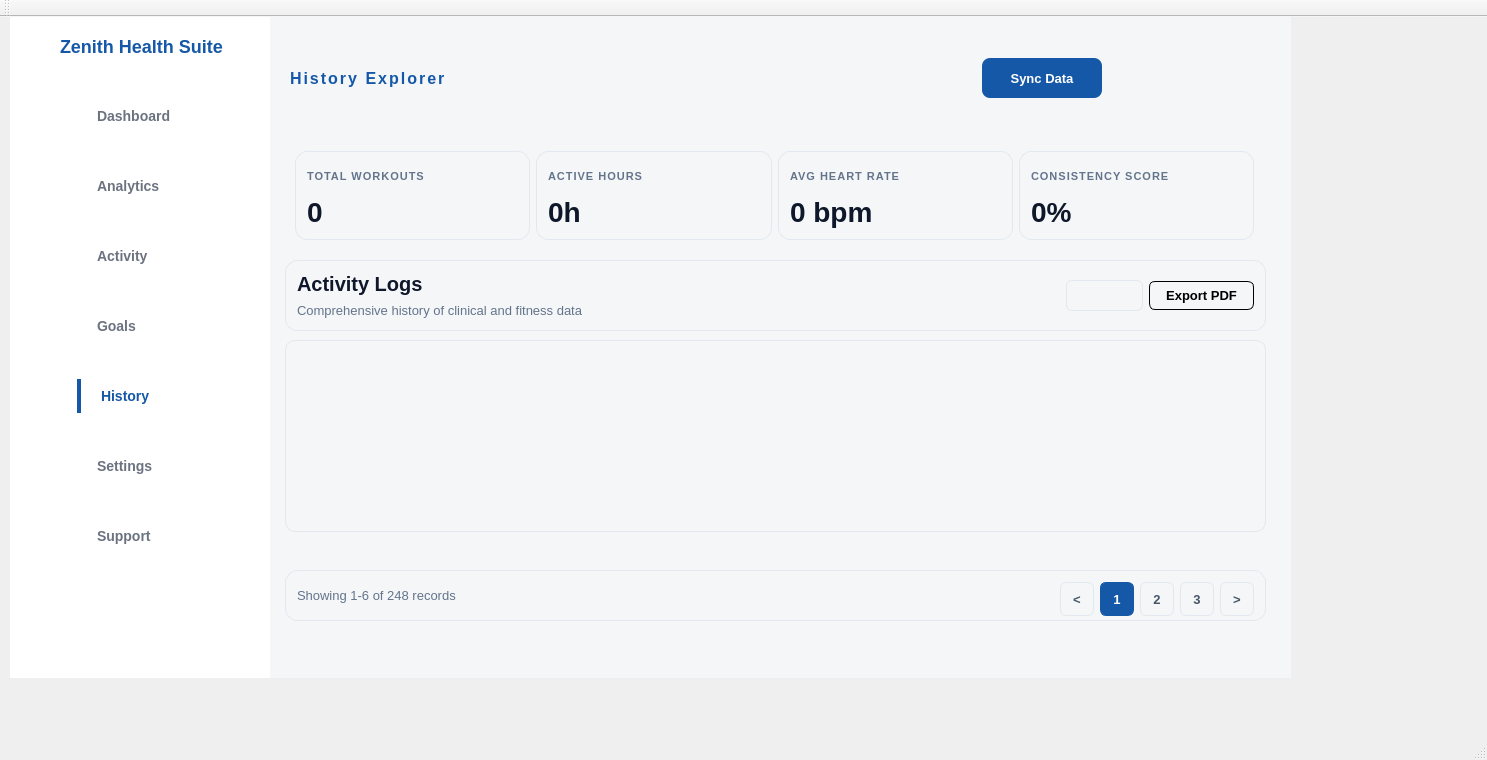
<?xml version="1.0" encoding="UTF-8"?>
<ui version="4.0">
 <class>HistoryScreen</class>
 <widget class="QMainWindow" name="HistoryScreen">
  <property name="geometry">
   <rect>
    <x>0</x>
    <y>0</y>
    <width>1487</width>
    <height>760</height>
   </rect>
  </property>
  <property name="windowTitle">
   <string>History</string>
  </property>
  <property name="styleSheet">
   <string notr="true">#headerWidget {
    background-color: transparent;
    border-bottom: none;
}

QLabel#lblHeaderTitle {
    color: #1558A8;
    font-size: 16px;
    font-weight: 800;
    letter-spacing: 2px;
    text-transform: uppercase;
}

#headerWidget QPushButton {
    background-color: transparent;
    border: none;
    color: #8C98A4;
    font-size: 14px;
    font-weight: bold;
    padding: 5px 10px;
}

#headerWidget QPushButton:hover {
    color: #1558A8;
}

#navOverviewButton {
    color: #1558A8 !important;
    border-bottom: 3px solid #1558A8;
    border-radius: 0px;
}

QLabel {
    font-family: 'Segoe UI', 'Roboto', sans-serif;
}

#sidebarWidget {
    background-color: #FFFFFF;
    border-right: 1px solid #E5E7EB;
    min-width: 260px; 
}

#appNameLabel {
    color: #1558A8;
    font-size: 18px;
    font-weight: 800;
    padding: 5px 15px 0px 15px;
    background-color: transparent;
    margin-top: 0px;
    border: none;
    min-height: 30px;
    max-height: 35px;
}

#sidebarWidget QPushButton {
    text-align: left;
    padding: 8px 20px;
    background-color: transparent;
    border: none;
    color: #6B7280; 
    font-size: 14px;
    font-weight: 600;
    margin: 2px 15px; 
    border-radius: 8px;
    min-height: 34px; 
}

#sidebarWidget QPushButton:hover {
    background-color: #F0F7FF; 
    color: #1558A8;            
}

QPushButton#historyButton {
    background-color: #F0F7FF !important;
    color: #1558A8 !important;
    font-weight: 900 !important;
    border-left: 4px solid #1558A8 !important;
    border-radius: 0px 8px 8px 0px !important;
}

/* =========================================
   1. MAIN CONTAINERS
========================================= */
QFrame#topCardsFrame {
    background: transparent !important;
    border: none !important;
}

QFrame#tableHeaderFrame, QFrame#paginationFrame {
    background-color: #FFFFFF !important;
    border-radius: 12px !important;
    border: 1px solid #E2E8F0 !important;
}

QFrame#cardTotalWorkouts, QFrame#cardActiveHours, QFrame#cardAvgHeartRate, QFrame#cardConsistency {
    background-color: #FFFFFF !important;
    border-radius: 12px !important;
    border: 1px solid #E2E8F0 !important;
}

/* =========================================
   2. TOP CARDS TEXT (Boldness Kam Ki Hai)
========================================= */
QLabel#lblTotalWorkoutsTitle, QLabel#lblActiveHoursTitle, QLabel#lblAvgHeartRateTitle, QLabel#lblConsistencyTitle {
    color: #64748B !important;
    font-family: &quot;Segoe UI&quot;, Arial, sans-serif !important;
    font-weight: 600 !important;
    font-size: 11px !important;
    letter-spacing: 1px !important;
    border: none !important;
    background: transparent !important;
}

/* Yahan Boldness 900 se kam kar ke sirf 'bold' kar di hai */
QLabel#lblTotalWorkoutsValue, QLabel#lblActiveHoursValue, QLabel#lblAvgHeartRateValue, QLabel#lblConsistencyValue {
    color: #0F172A !important;
    font-family: &quot;Segoe UI&quot;, Arial, sans-serif !important;
    font-weight: bold !important; 
    font-size: 28px !important; 
    border: none !important;
    background: transparent !important;
}

/* =========================================
   3. TABLE TITLES (Boldness Kam Ki Hai)
========================================= */
QLabel#lblTableTitle {
    color: #0F172A !important;
    font-family: &quot;Segoe UI&quot;, Arial, sans-serif !important;
    font-weight: bold !important; /* 900 khatam kar diya */
    font-size: 20px !important;
    border: none !important;
    background: transparent !important;
}

QLabel#lblTableSubtitle {
    color: #64748B !important;
    font-family: &quot;Segoe UI&quot;, Arial, sans-serif !important;
    font-size: 13px !important;
    border: none !important;
    background: transparent !important;
}

/* =========================================
   4. PROFESSIONAL BUTTONS (Zabardasti lagayi hai)
========================================= */
QComboBox#comboFilter {
    background-color: #F8FAFC !important;
    border: 1px solid #E2E8F0 !important;
    border-radius: 6px !important;
    padding: 6px 12px !important;
    color: #0F172A !important;
    font-family: &quot;Segoe UI&quot;, Arial, sans-serif !important;
    font-weight: bold !important;
    font-size: 13px !important;
}

QComboBox#comboFilter::drop-down {
    border: none !important;
    width: 0px !important;
}

QComboBox#comboFilter::down-arrow {
    image: none !important;
}

QPushButton#btnExport {
    background-color: #FFFFFF !important;
    border: 1px solid #000000 !important; /* Black Outline as per your code */
    border-radius: 6px !important;
    padding: 6px 16px !important;
    color: #000000 !important; /* Black Text as per your code */
    font-family: &quot;Segoe UI&quot;, Arial, sans-serif !important;
    font-weight: bold !important;
    font-size: 13px !important;
}

QPushButton#btnExport:hover {
    background-color: #000000 !important;
    color: #FFFFFF !important; /* Hover par text white ho jaye */
}

/* =========================================
   5. THE MAIN TABLE
========================================= */
QTableWidget {
    background-color: #FFFFFF !important;
    border: 1px solid #E2E8F0 !important;
    border-radius: 10px !important;
    gridline-color: transparent !important;
    font-family: &quot;Segoe UI&quot;, Arial, sans-serif !important;
    font-size: 13px !important;
    color: #475569 !important;
}

QHeaderView::section {
    background-color: #FFFFFF !important;
    color: #8C98A4 !important;
    font-family: &quot;Segoe UI&quot;, Arial, sans-serif !important;
    font-weight: bold !important;
    font-size: 11px !important;
    padding: 16px !important;
    border: none !important;
    border-bottom: 2px solid #F1F5F9 !important;
    text-align: left !important;
}

QTableWidget::item {
    padding: 12px 10px !important;
    border-bottom: 1px solid #F1F5F9 !important;
}

/* =========================================
   6. PAGINATION BUTTONS (Fixing '1')
========================================= */
QPushButton#btnPrevPage, QPushButton#btnNextPage, QPushButton#btnPage2, QPushButton#btnPage3 {
    background-color: #FFFFFF !important;
    border: 1px solid #E2E8F0 !important;
    border-radius: 6px !important;
    color: #475569 !important;
    font-family: &quot;Segoe UI&quot;, Arial, sans-serif !important;
    font-weight: bold !important;
    font-size: 13px !important;
    min-width: 32px !important;
    min-height: 32px !important;
}


QLabel#lblShowingRecords {
    color: #64748B !important;
    font-family: &quot;Segoe UI&quot;, Arial, sans-serif !important;
    font-size: 13px !important;
    background: transparent !important;
    border: none !important;
}</string>
  </property>
  <widget class="QWidget" name="centralWidget">
   <widget class="QWidget" name="sidebarWidget" native="true">
    <property name="geometry">
     <rect>
      <x>10</x>
      <y>0</y>
      <width>261</width>
      <height>661</height>
     </rect>
    </property>
    <property name="sizePolicy">
     <sizepolicy hsizetype="Fixed" vsizetype="Preferred">
      <horstretch>0</horstretch>
      <verstretch>0</verstretch>
     </sizepolicy>
    </property>
    <property name="minimumSize">
     <size>
      <width>261</width>
      <height>0</height>
     </size>
    </property>
    <property name="maximumSize">
     <size>
      <width>250</width>
      <height>16777215</height>
     </size>
    </property>
    <property name="styleSheet">
     <string notr="true">background-color: white;
</string>
    </property>
    <widget class="QLabel" name="appNameLabel">
     <property name="geometry">
      <rect>
       <x>30</x>
       <y>9</y>
       <width>204</width>
       <height>35</height>
      </rect>
     </property>
     <property name="text">
      <string>Zenith Health Suite</string>
     </property>
    </widget>
    <widget class="QWidget" name="layoutWidget">
     <property name="geometry">
      <rect>
       <x>41</x>
       <y>51</y>
       <width>179</width>
       <height>521</height>
      </rect>
     </property>
     <layout class="QVBoxLayout" name="verticalLayout_2">
      <item>
       <widget class="QPushButton" name="dashboardButton">
        <property name="text">
         <string>Dashboard</string>
        </property>
        <property name="icon">
         <iconset>
          <normaloff>icons/dashboard_24dp_1F1F1F_FILL0_wght400_GRAD0_opsz24.png</normaloff>icons/dashboard_24dp_1F1F1F_FILL0_wght400_GRAD0_opsz24.png</iconset>
        </property>
        <property name="iconSize">
         <size>
          <width>24</width>
          <height>24</height>
         </size>
        </property>
       </widget>
      </item>
      <item>
       <widget class="QPushButton" name="analyticsButton">
        <property name="text">
         <string>Analytics</string>
        </property>
        <property name="icon">
         <iconset>
          <normaloff>icons/analytics_24dp_1F1F1F_FILL0_wght400_GRAD0_opsz24.png</normaloff>icons/analytics_24dp_1F1F1F_FILL0_wght400_GRAD0_opsz24.png</iconset>
        </property>
        <property name="iconSize">
         <size>
          <width>24</width>
          <height>24</height>
         </size>
        </property>
       </widget>
      </item>
      <item>
       <widget class="QPushButton" name="activityButton">
        <property name="text">
         <string>Activity</string>
        </property>
        <property name="icon">
         <iconset>
          <normaloff>icons/moving_24dp_000000_FILL0_wght400_GRAD0_opsz24.png</normaloff>icons/moving_24dp_000000_FILL0_wght400_GRAD0_opsz24.png</iconset>
        </property>
        <property name="iconSize">
         <size>
          <width>24</width>
          <height>24</height>
         </size>
        </property>
       </widget>
      </item>
      <item>
       <widget class="QPushButton" name="goalsButton">
        <property name="text">
         <string>Goals</string>
        </property>
        <property name="icon">
         <iconset>
          <normaloff>icons/circle_circle_24dp_000000_FILL0_wght400_GRAD0_opsz24.png</normaloff>icons/circle_circle_24dp_000000_FILL0_wght400_GRAD0_opsz24.png</iconset>
        </property>
        <property name="iconSize">
         <size>
          <width>24</width>
          <height>24</height>
         </size>
        </property>
       </widget>
      </item>
      <item>
       <widget class="QPushButton" name="historyButton">
        <property name="text">
         <string>History</string>
        </property>
        <property name="icon">
         <iconset>
          <normaloff>icons/history_24dp_000000_FILL0_wght400_GRAD0_opsz24.png</normaloff>icons/history_24dp_000000_FILL0_wght400_GRAD0_opsz24.png</iconset>
        </property>
        <property name="iconSize">
         <size>
          <width>24</width>
          <height>24</height>
         </size>
        </property>
       </widget>
      </item>
      <item>
       <widget class="QPushButton" name="settingsButton">
        <property name="text">
         <string>Settings</string>
        </property>
        <property name="icon">
         <iconset>
          <normaloff>icons/analytics_24dp_1F1F1F_FILL0_wght400_GRAD0_opsz24.png</normaloff>icons/analytics_24dp_1F1F1F_FILL0_wght400_GRAD0_opsz24.png</iconset>
        </property>
        <property name="iconSize">
         <size>
          <width>24</width>
          <height>24</height>
         </size>
        </property>
       </widget>
      </item>
      <item>
       <widget class="QPushButton" name="supportButton">
        <property name="minimumSize">
         <size>
          <width>0</width>
          <height>54</height>
         </size>
        </property>
        <property name="text">
         <string>Support</string>
        </property>
        <property name="icon">
         <iconset>
          <normaloff>icons/contact_support_24dp_000000_FILL0_wght400_GRAD0_opsz24.png</normaloff>icons/contact_support_24dp_000000_FILL0_wght400_GRAD0_opsz24.png</iconset>
        </property>
        <property name="iconSize">
         <size>
          <width>24</width>
          <height>24</height>
         </size>
        </property>
       </widget>
      </item>
     </layout>
    </widget>
   </widget>
   <widget class="QWidget" name="mainContentWidget" native="true">
    <property name="geometry">
     <rect>
      <x>270</x>
      <y>0</y>
      <width>1021</width>
      <height>661</height>
     </rect>
    </property>
    <property name="sizePolicy">
     <sizepolicy hsizetype="Expanding" vsizetype="Preferred">
      <horstretch>0</horstretch>
      <verstretch>0</verstretch>
     </sizepolicy>
    </property>
    <property name="styleSheet">
     <string notr="true">background-color: #f4f6f8;</string>
    </property>
    <layout class="QVBoxLayout" name="verticalLayout">
     <property name="spacing">
      <number>2</number>
     </property>
     <property name="leftMargin">
      <number>5</number>
     </property>
     <item>
      <widget class="QWidget" name="headerWidget" native="true">
       <property name="maximumSize">
        <size>
         <width>1000</width>
         <height>100</height>
        </size>
       </property>
       <layout class="QHBoxLayout" name="horizontalLayout_3">
        <property name="spacing">
         <number>20</number>
        </property>
        <property name="leftMargin">
         <number>15</number>
        </property>
        <property name="topMargin">
         <number>10</number>
        </property>
        <property name="rightMargin">
         <number>15</number>
        </property>
        <property name="bottomMargin">
         <number>10</number>
        </property>
        <item>
         <widget class="QLabel" name="lblHeaderTitle">
          <property name="minimumSize">
           <size>
            <width>250</width>
            <height>0</height>
           </size>
          </property>
          <property name="text">
           <string>History Explorer</string>
          </property>
         </widget>
        </item>
        <item>
         <spacer name="horizontalSpacer">
          <property name="orientation">
           <enum>Qt::Orientation::Horizontal</enum>
          </property>
          <property name="sizeHint" stdset="0">
           <size>
            <width>13</width>
            <height>20</height>
           </size>
          </property>
         </spacer>
        </item>
        <item>
         <widget class="QPushButton" name="syncDataButton">
          <property name="minimumSize">
           <size>
            <width>120</width>
            <height>40</height>
           </size>
          </property>
          <property name="styleSheet">
           <string notr="true">#syncDataButton {
    background-color: #1558A8 !important; 
    color: #FFFFFF !important;             
    font-weight: bold;
    font-size: 13px;
    border-radius: 8px;
    padding: 8px 20px;
    border: none;
}

#syncDataButton:hover {
    background-color: #0E417F !important;
}
</string>
          </property>
          <property name="text">
           <string>Sync Data</string>
          </property>
         </widget>
        </item>
        <item>
         <widget class="QPushButton" name="bellButton">
          <property name="text">
           <string/>
          </property>
          <property name="icon">
           <iconset>
            <normaloff>icons/notifications_24dp_000000_FILL0_wght400_GRAD0_opsz24.png</normaloff>icons/notifications_24dp_000000_FILL0_wght400_GRAD0_opsz24.png</iconset>
          </property>
          <property name="iconSize">
           <size>
            <width>24</width>
            <height>24</height>
           </size>
          </property>
         </widget>
        </item>
        <item>
         <widget class="QPushButton" name="profileButton">
          <property name="text">
           <string/>
          </property>
          <property name="icon">
           <iconset>
            <normaloff>icons/account_circle_24dp_000000_FILL0_wght400_GRAD0_opsz24.png</normaloff>icons/account_circle_24dp_000000_FILL0_wght400_GRAD0_opsz24.png</iconset>
          </property>
          <property name="iconSize">
           <size>
            <width>24</width>
            <height>24</height>
           </size>
          </property>
         </widget>
        </item>
       </layout>
      </widget>
     </item>
     <item>
      <widget class="QWidget" name="HistoryAreaWidget" native="true">
       <widget class="QFrame" name="topCardsFrame">
        <property name="geometry">
         <rect>
          <x>9</x>
          <y>10</y>
          <width>981</width>
          <height>111</height>
         </rect>
        </property>
        <property name="frameShape">
         <enum>QFrame::Shape::StyledPanel</enum>
        </property>
        <property name="frameShadow">
         <enum>QFrame::Shadow::Raised</enum>
        </property>
        <layout class="QHBoxLayout" name="horizontalLayout">
         <item>
          <widget class="QFrame" name="cardTotalWorkouts">
           <property name="frameShape">
            <enum>QFrame::Shape::StyledPanel</enum>
           </property>
           <property name="frameShadow">
            <enum>QFrame::Shadow::Raised</enum>
           </property>
           <layout class="QVBoxLayout" name="verticalLayout_3">
            <item>
             <widget class="QLabel" name="lblTotalWorkoutsTitle">
              <property name="text">
               <string>TOTAL WORKOUTS</string>
              </property>
             </widget>
            </item>
            <item>
             <widget class="QLabel" name="lblTotalWorkoutsValue">
              <property name="text">
               <string>0</string>
              </property>
             </widget>
            </item>
           </layout>
          </widget>
         </item>
         <item>
          <widget class="QFrame" name="cardActiveHours">
           <property name="frameShape">
            <enum>QFrame::Shape::StyledPanel</enum>
           </property>
           <property name="frameShadow">
            <enum>QFrame::Shadow::Raised</enum>
           </property>
           <layout class="QVBoxLayout" name="verticalLayout_4">
            <item>
             <widget class="QLabel" name="lblActiveHoursTitle">
              <property name="text">
               <string>ACTIVE HOURS</string>
              </property>
             </widget>
            </item>
            <item>
             <widget class="QLabel" name="lblActiveHoursValue">
              <property name="text">
               <string>0h</string>
              </property>
             </widget>
            </item>
           </layout>
          </widget>
         </item>
         <item>
          <widget class="QFrame" name="cardAvgHeartRate">
           <property name="frameShape">
            <enum>QFrame::Shape::StyledPanel</enum>
           </property>
           <property name="frameShadow">
            <enum>QFrame::Shadow::Raised</enum>
           </property>
           <layout class="QVBoxLayout" name="verticalLayout_5">
            <item>
             <widget class="QLabel" name="lblAvgHeartRateTitle">
              <property name="text">
               <string>AVG HEART RATE</string>
              </property>
             </widget>
            </item>
            <item>
             <widget class="QLabel" name="lblAvgHeartRateValue">
              <property name="text">
               <string>0 bpm</string>
              </property>
             </widget>
            </item>
           </layout>
          </widget>
         </item>
         <item>
          <widget class="QFrame" name="cardConsistency">
           <property name="frameShape">
            <enum>QFrame::Shape::StyledPanel</enum>
           </property>
           <property name="frameShadow">
            <enum>QFrame::Shadow::Raised</enum>
           </property>
           <layout class="QVBoxLayout" name="verticalLayout_6">
            <item>
             <widget class="QLabel" name="lblConsistencyTitle">
              <property name="text">
               <string>CONSISTENCY SCORE</string>
              </property>
             </widget>
            </item>
            <item>
             <widget class="QLabel" name="lblConsistencyValue">
              <property name="text">
               <string>0%</string>
              </property>
             </widget>
            </item>
           </layout>
          </widget>
         </item>
        </layout>
       </widget>
       <widget class="QFrame" name="tableHeaderFrame">
        <property name="geometry">
         <rect>
          <x>10</x>
          <y>130</y>
          <width>981</width>
          <height>71</height>
         </rect>
        </property>
        <property name="frameShape">
         <enum>QFrame::Shape::StyledPanel</enum>
        </property>
        <property name="frameShadow">
         <enum>QFrame::Shadow::Raised</enum>
        </property>
        <layout class="QHBoxLayout" name="horizontalLayout_2">
         <item>
          <layout class="QGridLayout" name="gridLayout">
           <item row="0" column="0">
            <widget class="QLabel" name="lblTableTitle">
             <property name="text">
              <string>Activity Logs</string>
             </property>
            </widget>
           </item>
           <item row="1" column="0">
            <widget class="QLabel" name="lblTableSubtitle">
             <property name="text">
              <string>Comprehensive history of clinical and fitness data</string>
             </property>
            </widget>
           </item>
          </layout>
         </item>
         <item>
          <spacer name="horizontalSpacer_2">
           <property name="orientation">
            <enum>Qt::Orientation::Horizontal</enum>
           </property>
           <property name="sizeHint" stdset="0">
            <size>
             <width>453</width>
             <height>20</height>
            </size>
           </property>
          </spacer>
         </item>
         <item>
          <widget class="QComboBox" name="comboFilter"/>
         </item>
         <item>
          <widget class="QPushButton" name="btnExport">
           <property name="text">
            <string>Export PDF</string>
           </property>
           <property name="icon">
            <iconset>
             <normaloff>icons/download_2_24dp_000000_FILL0_wght400_GRAD0_opsz24.png</normaloff>icons/download_2_24dp_000000_FILL0_wght400_GRAD0_opsz24.png</iconset>
           </property>
           <property name="iconSize">
            <size>
             <width>18</width>
             <height>18</height>
            </size>
           </property>
          </widget>
         </item>
        </layout>
       </widget>
       <widget class="QTableWidget" name="tableHistory">
        <property name="geometry">
         <rect>
          <x>10</x>
          <y>210</y>
          <width>981</width>
          <height>192</height>
         </rect>
        </property>
        <property name="alternatingRowColors">
         <bool>true</bool>
        </property>
        <property name="selectionBehavior">
         <enum>QAbstractItemView::SelectionBehavior::SelectRows</enum>
        </property>
        <property name="showGrid">
         <bool>false</bool>
        </property>
        <attribute name="verticalHeaderVisible">
         <bool>false</bool>
        </attribute>
       </widget>
       <widget class="QFrame" name="paginationFrame">
        <property name="geometry">
         <rect>
          <x>10</x>
          <y>440</y>
          <width>981</width>
          <height>51</height>
         </rect>
        </property>
        <property name="frameShape">
         <enum>QFrame::Shape::StyledPanel</enum>
        </property>
        <property name="frameShadow">
         <enum>QFrame::Shadow::Raised</enum>
        </property>
        <layout class="QHBoxLayout" name="horizontalLayout_4">
         <item>
          <widget class="QLabel" name="lblShowingRecords">
           <property name="text">
            <string>Showing 1-6 of 248 records</string>
           </property>
          </widget>
         </item>
         <item>
          <spacer name="horizontalSpacer_3">
           <property name="orientation">
            <enum>Qt::Orientation::Horizontal</enum>
           </property>
           <property name="sizeHint" stdset="0">
            <size>
             <width>593</width>
             <height>20</height>
            </size>
           </property>
          </spacer>
         </item>
         <item>
          <widget class="QPushButton" name="btnPrevPage">
           <property name="text">
            <string>&lt;</string>
           </property>
          </widget>
         </item>
         <item>
          <widget class="QPushButton" name="btnPage1">
           <property name="styleSheet">
            <string notr="true">/* The Blue '1' Button - NUCLEAR FIX */
QPushButton#btnPage1 {
    background-color: #1558A8 !important;
    color: #FFFFFF !important; 
    
    /* Windows engine ko disable karne ka formula */
    border-style: solid !important;
    border-width: 1px !important;
    border-color: #1558A8 !important;
    
    border-radius: 6px !important;
    font-family: &quot;Segoe UI&quot;, Arial, sans-serif !important;
    font-weight: bold !important;
    font-size: 13px !important;
    min-width: 32px !important;
    min-height: 32px !important;
}</string>
           </property>
           <property name="text">
            <string>1</string>
           </property>
          </widget>
         </item>
         <item>
          <widget class="QPushButton" name="btnPage2">
           <property name="text">
            <string>2</string>
           </property>
          </widget>
         </item>
         <item>
          <widget class="QPushButton" name="btnPage3">
           <property name="text">
            <string>3</string>
           </property>
          </widget>
         </item>
         <item>
          <widget class="QPushButton" name="btnNextPage">
           <property name="text">
            <string>&gt;</string>
           </property>
          </widget>
         </item>
        </layout>
       </widget>
      </widget>
     </item>
    </layout>
   </widget>
  </widget>
  <widget class="QToolBar" name="mainToolBar">
   <attribute name="toolBarArea">
    <enum>TopToolBarArea</enum>
   </attribute>
   <attribute name="toolBarBreak">
    <bool>false</bool>
   </attribute>
  </widget>
  <widget class="QStatusBar" name="statusBar"/>
 </widget>
 <layoutdefault spacing="6" margin="11"/>
 <resources/>
 <connections/>
</ui>
